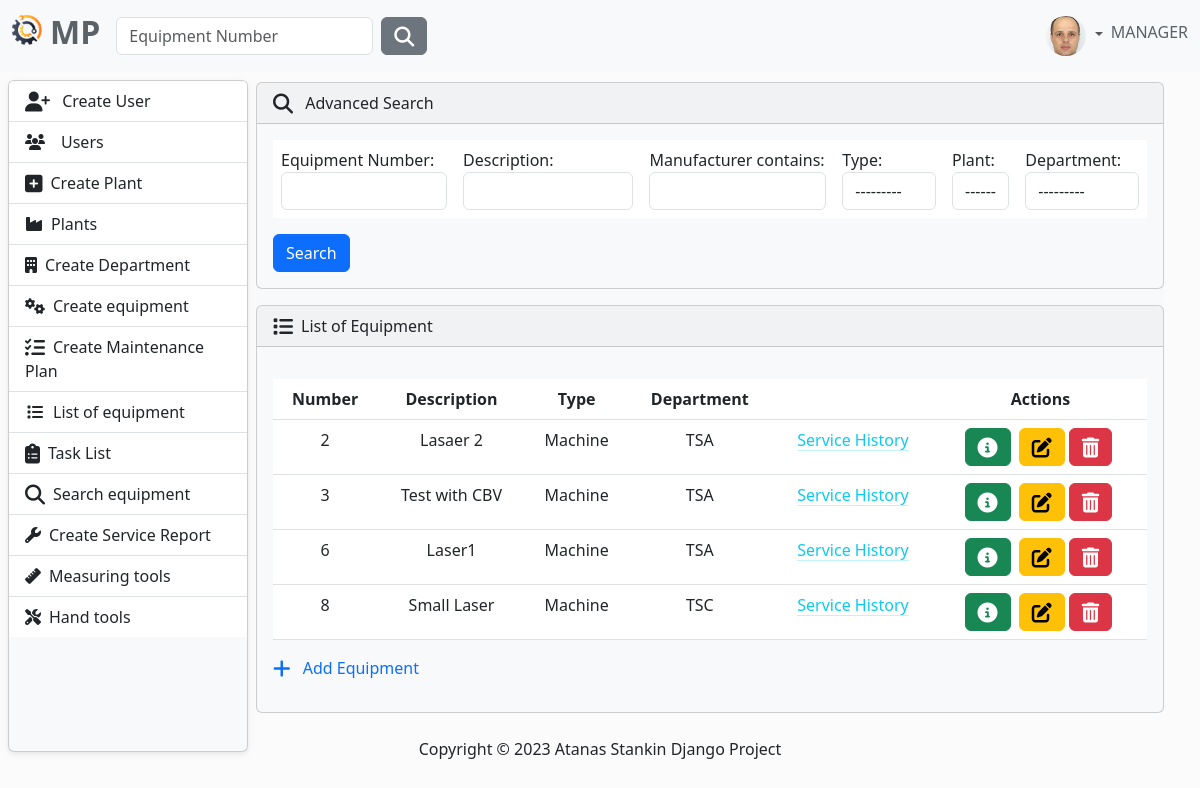
The app's page /equipment/advanced-search/ (signed in) with its own data.
### MaintenancePlanner/accounts/models.py (models this page shows, shortened)
class AppUser(AbstractUser, PermissionsMixin):
    username = models.CharField(
        max_length=30,
        validators=[
            MinLengthValidator(4),
        ],
        unique=True,
    )
    first_name = models.CharField(
        max_length=30,
        validators=[
            MinLengthValidator(2),
            user_name_validator,
        ]
    )
    last_name = models.CharField(
        max_length=30,
        validators=[
            MinLengthValidator(2),
            user_name_validator,
        ]
    )
    email = models.EmailField(unique=True)
    class Role(models.TextChoices):
        MANAGER = "MANAGER", 'Manager'
        SUPERVISOR = "SUPERVISOR", 'Supervisor'
        OPERATOR = "OPERATOR", 'Operator'
    role = models.CharField(max_length=50, choices=Role.choices)

class Profile(models.Model):
    user = models.OneToOneField(AppUser, on_delete=models.CASCADE)
    image = models.ImageField(
        default='images/default.jpg',
        null=True,
        blank=True,
        upload_to='images/'
    )

### MaintenancePlanner/equipment/models.py (models this page shows, shortened)
class Equipment(models.Model):
    description = models.CharField(
        max_length=30,
        validators=[equipment_name_validator],
    )
    type = models.CharField(
        max_length=30,
        choices=TYPE_OF_EQUIPMENT
    )
    acquisition_date = models.DateField(
        blank=True,
        null=True,
        verbose_name='Acquisition Date',
    )
    acquisition_value = models.FloatField(
        blank=True,
        null=True,
        verbose_name='Acquisition Value',
    )
    currency_code = models.CharField(
        max_length=10,
        choices=CURRENCY_CHOICES,
        default='EUR',
    )
    year_of_manufacture = models.PositiveIntegerField(
        verbose_name='Year of Manufacture',
        null=True,
        blank=True,
    )
    manufacturer = models.CharField(
        max_length=30,
        blank=True,
        null=True,
    )
    model_number = models.CharField(
        max_length=30,
        blank=True,
        null=True,
        verbose_name='Model Number'
    )
    part_number = models.CharField(
        max_length=30,
        blank=True,
        null=True,
        verbose_name='Manufacturer Part Number',
    )
    serial_number = models.CharField(
        max_length=30,
        blank=True,
        null=True,
        verbose_name='Manufacturer Serial Number',
    )
    plant = models.ForeignKey(
        to=Plant,
        on_delete=models.CASCADE)
    department = models.ForeignKey(
        to=Department,
        on_delete=models.CASCADE)

### MaintenancePlanner/plant/models.py (models this page shows)
class Department(models.Model):
    name = models.CharField(
        max_length=30,
    )
    plant = models.ForeignKey(
        to=Plant,
        on_delete=models.CASCADE,
    )
    def __str__(self):
        return self.name

### MaintenancePlanner/equipment/views.py (the view)
# urls.py: path('advanced-search/', views.advanced_search_equipment, name='advanced-search-equipment'),
def advanced_search_equipment(request):
    equipment = Equipment.objects.all()
    eq_filter = EquipmentFilter(request.GET, queryset=equipment)
    equipment = eq_filter.qs
    context = {
        "eq_filter": eq_filter,
        "equipment": equipment,
    }
    return render(request, 'advanced-search-equipment.html', context)

### MaintenancePlanner/maintenance_plan/models.py (called while the page is built)
    def __str__(self):
        return self.name

### MaintenancePlanner/equipment/templates/advanced-search-equipment.html (shortened to what this page needs)
{% extends 'base.html' %}
{% block content %}
    <div class="row justify-content-center">
        <div class="col-12 ">
            <div class="bg-light ms-1 me-4  mt-0">
                <div class="row justify-content-center">
                    <div class="col">
                        <div class="card bg-light mb-3" style="max-width: 200rem;">
                            <div class="card-header">
                                <i class="fa-solid fa-magnifying-glass fa-lg me-2"></i> Advanced Search
                            </div>
                            <div class="card-body">
                                <form method="GET">
                                    <table class="table table-responsive table-borderless">
                                        {% for field in eq_filter.form %}
                                            {% if forloop.counter0|divisibleby:6 %}
                                                <tr>
                                            {% endif %}
                                        <td>
                                            {{ field.label_tag }}
                                            {{ field }}
                                        </td>
                                        {% if forloop.counter|divisibleby:6 or forloop.last %}
                                            </tr>
                                        {% endif %}
                                        {% endfor %}
                                    </table>
                                    <button type="submit" class="btn btn-primary">Search</button>
                                </form>
                            </div>
                        </div>
                    </div>
                </div>
            </div>
            {% include 'partials/equipment.html' %}
        </div>
    </div>
{% endblock %}

### templates/partials/navbar.html (shortened to what this page needs)
{% load static %}
<nav class="navbar navbar-expand-lg bg-light fixed-top" data-bs-theme="light">
    <div class="container-fluid">
        <a class="navbar-brand" href="{% url 'home-page' %}">
            <ul class="navbar-nav ms-auto d-flex flex-row">
                <li><img class="logo me-2" src="{% static 'img/logo.png' %}" alt="logo" height="30"></li>
                <li><h2 style="color: #5a6268; font-weight: bold">MP</h2></li>
            </ul>
        </a>
        <div class="collapse navbar-collapse" id="navbarColor01">
            {% if user.is_authenticated %}
                <form class="d-flex" method=POST action="{% url 'search-equipment' %}">
                    <input class="form-control me-sm-2" type="search" placeholder="Equipment Number"
                           name="number">
                    <button class="btn btn-secondary my-2 my-sm-0" type="submit"><i
                            class="fa-solid fa-magnifying-glass fa-lg"></i></button>
                </form>
            {% endif %}
            <ul class="navbar-nav ms-auto d-flex flex-row">
                {% if not request.user.is_authenticated %}
                    <li class="nav-item">
                        <a class="nav-link" href="{% url 'login' %}"><i
                                class="fa-solid fa-right-to-bracket fa-lg me-2"></i>Sig In
                        </a>
                    </li>
                {% else %}
                    <li class="nav-item dropdown d-flex align-items-center">
                        <div class="btn-group dropdown">
                            <a class="nav-link dropdown-toggle" data-bs-toggle="dropdown" href="#" role="button"
                               aria-haspopup="true" aria-expanded="false">
                                {% if user.profile.image %}
                                    <img src="{{ user.profile.image.url }}" class="rounded-circle" height="40"
                                         loading="lazy"/>
                                {% else %}
                                    <img src="{% static 'img/profile-img.png' %}" class="rounded-circle" height="40"
                                         loading="lazy"/>
                                {% endif %}
                            </a>
                        </div>
                        <h6 style="color: #5a6268">{{ request.user.role }}</h6>
                    </li>
                {% endif %}
            </ul>
        </div>
    </div>
</nav>

### MaintenancePlanner/equipment/templates/partials/equipment.html (shortened to what this page needs)
        {% if equipment %}
            <div class="card bg-light ms-1 me-4 mb-4 mt-0">
                <div class="card-header">
                    <i class="fa-solid fa-list fa-lg me-2"></i>List of Equipment
                </div>
                <div class="card-body">
                    <p class="card-text">
                    <div class="table-responsive">
                        <table class="table table-hover ">
                            <thead class="text-center">
                            <tr>
                                <th scope="col">Number</th>
                                <th scope="col">Description</th>
                                <th scope="col">Type</th>
                                <th scope="col">Department</th>
                                <th scope="col"></th>
                                <th scope="col">Actions</th>
                            </tr>
                            </thead>
                            <tbody class="text-center">
                            {% for eq in  equipment %}
                                <tr>
                                    <td>{{ eq.id }}</td>
                                    <td>{{ eq.description }}</td>
                                    <td>{{ eq.type }}</td>
                                    <td>{{ eq.department }}</td>
                                    <td>
                                        <a class="link-info link-offset-2 link-underline-opacity-25 link-underline-opacity-100-hover"
                                           href="{% url 'service-history' eq.id %}">
                                            Service History
                                        </a>
                                    </td>
                                    <td>
                                        <button type="button" class="btn btn-success me-1"
                                                href="{% url 'view-equipment' eq.id %}" data-bs-toggle="modal"
                                                data-bs-target="#myModal{{ eq.id }}">
                                            <i class="fa-solid fa-circle-info fa-lg"></i>
                                        </button>
                                        {% if request.user.role == 'MANAGER' or request.user.role == 'SUPERVISOR' %}
                                            <a class="btn btn-warning" href="{% url 'edit-equipment' eq.id %}">
                                                <i class="fa-solid fa-pen-to-square fa-lg"></i>
                                            </a>
                                            <button type="button" class="btn btn-danger me-1"
                                                    href="{% url 'delete-equipment' eq.id %}"
                                                    data-bs-toggle="modal"
                                                    data-bs-target="#myModal2{{ eq.id }}">
                                                <i class="fa-solid fa-trash-can fa-lg"></i>
                                            </button>
                                        {% endif %}
                                    </td>
                                </tr>
                            {% endfor %}
                            </tbody>
                        </table>
                        {% if request.user.role == 'MANAGER' or request.user.role == 'SUPERVISOR' %}
                            <a class="link-primary text-decoration-none" href="{% url 'create-equipment' %}">
                                <i class="fa-solid fa-plus fa-lg me-2"></i>
                                Add Equipment
                            </a>
                        {% endif %}
                    </div>
                    </p>
                </div>
            </div>
        {% endif %}

### static/css/body.css (style rules this page uses)
body { background-color: #fbfbfb; }

### records on screen
AppUser: profile.image (picture), user.role "MANAGER"
Equipment: id "2", description "Lasaer 2", type "Machine", department "TSA"
Equipment: id "3", description "Test with CBV", type "Machine", department "TSA"
Equipment: id "6", description "Laser1", type "Machine", department "TSA"
Equipment: id "8", description "Small Laser", type "Machine", department "TSC"

### other values on screen
{{ field.label_tag }} "Equipment Number:" "Description:" "Manufacturer contains:" "Type:" "Plant:" "Department:"
